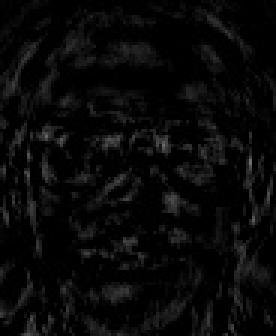
#> input picture EigenFace/120.jpg, 92 x 112 px, given as the content of the folder D:/!cy/! ZJSU/2 ZJSU_course/AI/AI_Dong/PCA/mycode/FaceDB_orl, which was not available (shown 3 times larger)
$ python pca_feature.py
#> lines starting #> are read from the running program, lines starting #| are printed output that depends on the picture; pictures that were not available may be replaced by others from this repository, and a replacement may not be noted
#!/usr/bin/env python
# -*- coding: utf-8 -*-
import cv2
from numpy import *
import os
import numpy as np


suffix_list = ['.jpg', '.png', '.jpeg', '.JPG', '.PNG', '.JPEG']

def getImgAndLabel(src_dir):
    # 初始化返回结果
    imgs = []  # 存放图像
    labels = []  # 存放类别
    filenames = [] # 存放文件子地址
    filedirs = []
    # 获取子文件夹名
    # print(src_dir)
    catelist = os.listdir(src_dir)
    # print(catelist)
    # 遍历子文件夹
    for catename in catelist:
        # 设置子文件夹路径
        cate_dir = os.path.join(src_dir, catename)
        # 获取子文件名
        filelist = os.listdir(cate_dir)
        # 遍历所有文件名
        for filename in filelist:
            # 设置文件路径
            file_dir = os.path.join(cate_dir, filename)
            filedirs.append(file_dir)
            # 判断文件名是否为图片格式
            if not os.path.splitext(filename)[1] in suffix_list:
                print(file_dir, "is not an image")
                continue
            # endif
            # 读取灰度图
            # print(file_dir)
            imgs.append(cv2.imread(file_dir, cv2.IMREAD_GRAYSCALE))
            # imgs.append(cv2.imread(file_dir, 0))
            # 读取相应类别
            labels.append(catename)
            filenames.append(filename)
    # endfor
    # endfor
    # print(imgs, labels,filenames,filedirs)
    return imgs, labels,filenames,filedirs
# end of getImgAndLabel

# 将图像数据变为一列
def convertImageToArray(img):
    img_arr = []
    height, width = img.shape[:2]
    # 遍历图像
    for i in range(height):
        img_arr.extend(img[i, :])
    # endfor
    return img_arr
# end of convertImageToArray

# 将每个图像变为一列
def convertImageToArrays(imgs):
    # 初始化数组
    arr = []
    # 遍历每个图像
    for img in imgs:
        arr.append(convertImageToArray(img)) # 按行添加
    # endfor
    return array(arr).T # 转化成列
# end of convertImageToArrays

# 计算均值数组
def compute_mean_array(arr):
    # 获取维数(行数),图像数(列数)————因为之前转置过
    dimens, nums = arr.shape[:2]
    # 新建列表
    mean_arr = []
    # 遍历维数
    for i in range(dimens):
        aver = 0
        # 求和每个图像在该字段的值并平均
        aver = int(sum(arr[i, :]) / float(nums))
        mean_arr.append(aver)
    # endfor
    return array(mean_arr)
# end of compute_mean_array

# 将数组转换为对应图像
def convert_array_to_image(arr, height, width):
    img = []
    for i in range(height):
        img.append(arr[i * width:i * width + width])
    # endfor
    return array(img)
# end of convert_array_to_image

# 计算图像和平均图像之间的差值
def compute_diff(arr, mean_arr):
    return arr - mean_arr
# end of compute_diff

# 计算每张图像和平均图像之间的差值
def compute_diffs(arr, mean_arr):
    diffs = []
    dimens, nums = arr.shape[:2]
    for i in range(nums):
        diffs.append(compute_diff(arr[:, i], mean_arr))
    # endfor
    return array(diffs).T
# end of compute_diffs

# 计算协方差矩阵的特征值和特征向量，按从大到小顺序排列
# arr是预处理图像的矩阵，每一列对应一个减去均值图像之后的图像
def compute_eigenValues_eigenVectors(arr):
    arr = array(arr) # 差值矩阵
    # 计算D'T * D
    temp = dot(arr.T, arr)
    eigenValues, eigenVectors = linalg.eig(temp) # 计算D'T * D的特征值和特征向量
    # 将特征值从大到小排序
    idx = np.argsort(-eigenValues)
    eigenValues = eigenValues[idx]
    # 特征向量按列排
    eigenVectors = eigenVectors[:, idx]
    return eigenValues, dot(arr, eigenVectors) #用差值矩阵D乘以D'T * D的特征向量
# end of compute_eigenValues_eigenVectors

# 计算图像在基变换后的坐标(权重)
def compute_weight(img, vec):
    return dot(img, vec)
# end of compute_weight

# 计算图像权重
def compute_weights(imgs, vec):
    dimens, nums = imgs.shape[:2]
    weights = []
    for i in range(nums):
        weights.append(compute_weight(imgs[:, i], vec))
    return array(weights)
# end of compute_weights

# 计算两个权重之间的欧式距离
def compute_euclidean_distance(wei1, wei2):
    # 判断两个向量的长度是否相等
    if not len(wei1) == len(wei2):
        print('长度不相等')
        os._exit(1)
    # endif
    sqDiffVector = wei1 - wei2
    sqDiffVector = sqDiffVector ** 2
    sqDistances = sqDiffVector.sum()
    distance = sqDistances ** 0.5
    return distance
# end of compute_euclidean_distance

# 计算待测图像与图像库中各图像权重的欧式距离
def compute_euclidean_distances(wei, wei_test):
    weightValues = []
    nums = wei.shape
    # print(nums)
    for i in range(nums[0]):
        weightValues.append(compute_euclidean_distance(wei[i], wei_test))
    # endfor
    return array(weightValues)
# end of compute_euclidean_distances

def select_components(arr_diff,n_components):
    arr=np.cov(arr_diff)
    [U, S, V] = np.linalg.svd(arr) #奇异值分解
    m=0
    n=S[0]
    i=0
    while(1):
        m+=S[i]
        n+=S[i+1]
        result=m/n
        if(result>n_components):
            break;
        i += 1
    return i+1
# end of select_components


def myPCA(src_dir,test_dir):
    '''
    :param src_dir:训练的图片
    :param test_dir:测试的图片
    :return:前五个最相似的图片和对应的欧式距离
    '''
    # 获取图片库路径
    # src_dir = os.path.join(os.getcwd(), "FaceDB_orl")
    src_dir = os.path.join(os.getcwd(), src_dir)
    # print(src_dir)

    # 获取图片以及对应类别
    imgs, labels, filenames, filedires = getImgAndLabel(src_dir)
#> imgs = 1 item; labels = ['120.jpg']; filenames = ['120.jpg']; filedires = 1 item
    # for i in range(len(labels)):
    #     print(labels[i])
    # print(imgs)

    # 将图片转换为数组,10304x400
    arr = convertImageToArrays(imgs)
#> the loop in convertImageToArrays, `for img in imgs:` made 1 pass
#> (height in convertImageToArray, width in convertImageToArray) on pass 1: (112, 92)
#> arr = 10304 values, max 109 at index 5051, min 0 at index 4, mean 8.74
    # print("arr's shape : {}".format(arr.shape))

    # 计算均值图像
    mean_arr = compute_mean_array(arr)
#> the loop in compute_mean_array, `for i in range(dimens):` made 10304 passes
#> aver on passes 1 to 3: 3, 4, 1
#> after the loop in compute_mean_array, `for i in range(dimens):`: mean_arr has the same summary as arr in myPCA
#> mean_arr has the same summary as arr
    # print(mean_arr)
    # print("mean_arr's shape: {}".format(mean_arr.shape))
    # print("type(mean_arr): {}".format(type(mean_arr)))
    # 保存均值图片
    height = len(imgs[0])# 读取输入图像的长宽
#> height = 112
    width = len(imgs[0][0])
#> width = 92
    # print("height=",height,"width=",width)
    mean_img = convert_array_to_image(mean_arr, height, width)
#> after the loop in convert_array_to_image, `for i in range(height):`: img = 112 items
    cv2.imwrite('../mycode/static/img/meanImage.png', mean_img)
    cv2.imwrite('../meanImage.png', mean_img)

    # 获取差值图像
    arr_diff = compute_diffs(arr, mean_arr)
#> after the loop in compute_diffs, `for i in range(nums):`: diffs = 1 item
#> arr_diff = 10304 values from 0 to 0
    # [20 lines of commented-out code are left out]
    eigenValues, eigenVectors = compute_eigenValues_eigenVectors(arr_diff)
#> in compute_eigenValues_eigenVectors, `temp = dot(arr.T, arr)`: temp = [0]
#> in compute_eigenValues_eigenVectors, `eigenValues, eigenVectors = linalg.eig(temp) # 计算D'T * D的特征值和特征向量`: eigenVectors = [1]
#> in compute_eigenValues_eigenVectors, `idx = np.argsort(-eigenValues)`: idx = [0]
#> eigenValues = [0]; eigenVectors = 10304 values from 0 to 0
    # print("eigenValues'shape : {}".format(eigenValues.shape))
    # print("eigenVectors'shape : {}".format(eigenVectors.shape))

    # 计算权重向量，此处假定使用特征值最大的前5个对应的特征向量作为基
    weights = compute_weights(arr_diff, eigenVectors[:, :5])
#> after the loop in compute_weights, `for i in range(nums):`: weights = [[0]]
#> weights = [0]
    # print("weights.shape : {}".format(weights.shape))
    # print(weights)

    # 读取测试图像，此处使用训练库中的一张
    # img_test = cv2.imread(r"FaceDB_orl/001/10.png", cv2.IMREAD_GRAYSCALE)
    img_test = cv2.imread(test_dir, cv2.IMREAD_GRAYSCALE)
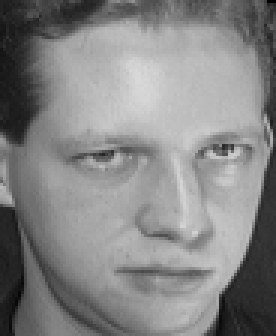
#> input picture mycode/FaceDB_orl_test/1-10.png, 92 x 112 px, found by its file name (shown 3 times larger)
#> img_test is the input picture: shape (112, 92); min 1, max 217, mean 132.8
    arr_test = convertImageToArray(img_test)
#> arr_test = 10304 values, max 217 at index 2438, min 1 at index 89, mean 132.8
    diff_test = compute_diff(arr_test, mean_arr) #测试脸与均值脸之差
#> diff_test = 10304 values, max 217 at index 2438, min -33 at index 2580, mean 124.1
    print("diff_test's shap : {}".format(diff_test.shape))
#| diff_test's shap : (10304,)
    diff_img = convert_array_to_image(diff_test,height,width)
#> call 2 of convert_array_to_image, with arr = array of shape (10304,), height = 112, width = 92
#> in convert_array_to_image (call 2), `return array(img)`:
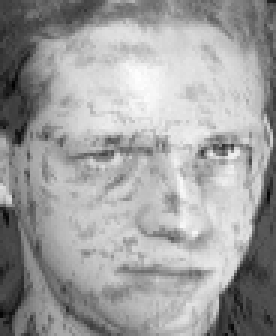
#> returned value: shape (112, 92) int64 (shown 3 times larger); min -33, max 217, mean 124.1; drawn with min black and max white
    cv2.imwrite('../mycode/static/img/diffImage.png',diff_img)
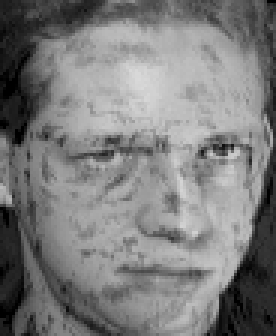
#> saved as diffImage.png: shape (112, 92) (shown 3 times larger); min 0, max 217, mean 124.2
    cv2.imwrite('../diffImage.png', diff_img)
    wei = compute_weight(diff_test, eigenVectors[:, :5])
#> wei = [0]

    # print("test's weight : {}".format(wei))

    # 计算欧式距离（距离越小，越相似）
    # weights是某个图的三维向量
    # wei是测试图片的三维向量
    weightValues = compute_euclidean_distances(weights, wei)
#> the loop in compute_euclidean_distances, `for i in range(nums[0]):` made 1 pass
#> (sqDiffVector in compute_euclidean_distance, sqDistances in compute_euclidean_distance, distance in compute_euclidean_distance) on pass 1: ([0], 0, 0)
#> weightValues = [0]
    # print("weightValues.shape : {}".format(weightValues.shape))
    # 按从小到大排序
    sorted_id = sorted(range(len(weightValues)), key=lambda k: weightValues[k])
#> sorted_id = [0]

    sort_weightValues = []
    sort_filedires = []
    for i in range(5):
        sort_weightValues.append(weightValues[sorted_id[i]])
        sort_filedires.append(filedires[sorted_id[i]])
        print(weightValues[sorted_id[i]], filedires[sorted_id[i]])
#> this loop made 2 passes
#| 0.0 mycode/D:\!cy\! ZJSU\2 ZJSU_course\AI\AI_Dong\PCA\mycode\FaceDB_orl/120.jpg/120.jpg
#> after the loop, sort_filedires = 1 item; sort_weightValues = [0]

    # 打印所有结果
    # for i in range(len(weightValues)):
    #     print(weightValues[i], labels[i],filenames[i])

    # 打印特征脸
    for i in range(len(eigenValues)):
        img=convert_array_to_image(eigenVectors[:,i],height, width)
        cv2.imwrite("./EigenFace/"+str(i)+".jpg" ,img)
        # [5 lines of commented-out code are left out]
    return sort_weightValues,sort_filedires


# endif
if __name__ == '__main__':
    # myPCA("FaceDB_orl","FaceDB_orl/001/10.png")
#> (the run stopped early here; a loop or call above may not have finished)
